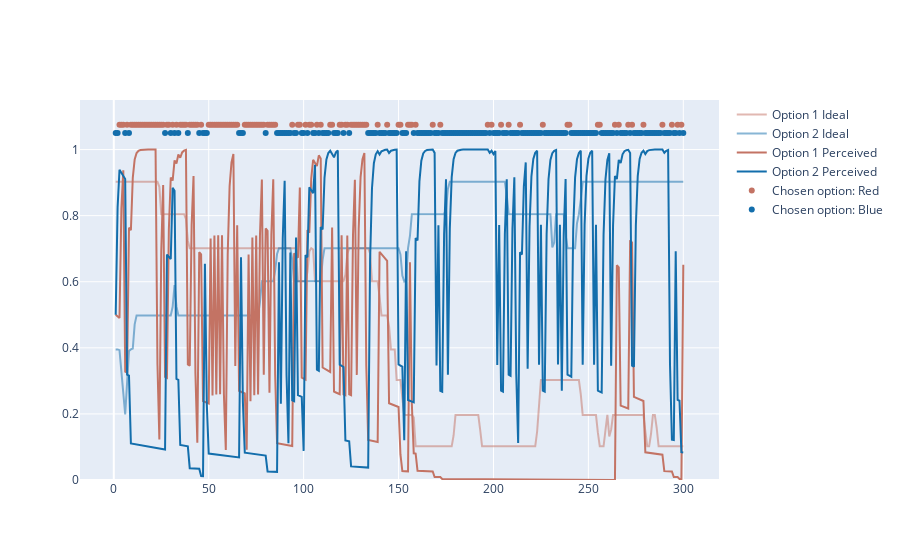
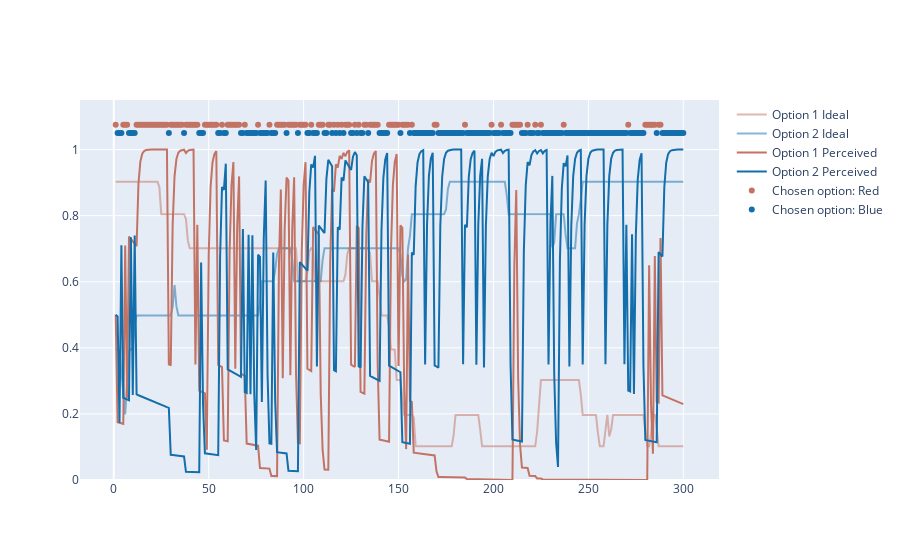

Notebook source saved alongside these figures, in order:
### Code cell
fig_before = create_fig_of_RL_experiment(chosen_options, q_table, p_red, p_blue)
alpha = 0.65
beta = 3
decay = 0.99
rng = np.random.default_rng()
for step in range(max_steps):
    chosen_option, option_prob_value, unchosen_option = choose_option(step, beta, rng)
    reward = get_reward(option_prob_value, rng)
    rewards[step] = reward
    chosen_options[step] = chosen_option
    if step+1 == max_steps:
        break
    q_table[chosen_option,step+1] = q_table[chosen_option,step]+alpha*(reward -q_table[chosen_option,step])
    q_table[unchosen_option,step+1] = decay*q_table[unchosen_option,step]
fig_after = create_fig_of_RL_experiment(chosen_options, q_table, p_red, p_blue)
fig_after.show()
fig_before.show()

### Figure 1 — Plotly figure (JSON) as saved in the notebook; plotly's stock layout.template omitted (floating-point values rounded to 4 significant figures; data arrays with more than 128 entries replaced by an {"elided": "..."} marker saying what was removed)
{"data": [{"line": {"color": "#C37364"}, "mode": "lines", "name": "Option 1 Ideal", "opacity": 0.5, "type": "scatter", "x": {"elided": "300 float values"}, "y": {"elided": "300 float values"}}, {"line": {"color": "#136EAC"}, "mode": "lines", "name": "Option 2 Ideal", "opacity": 0.5, "type": "scatter", "x": {"elided": "300 float values"}, "y": {"elided": "300 float values"}}, {"line": {"color": "#C37364"}, "mode": "lines", "name": "Option 1 Perceived", "opacity": 1, "type": "scatter", "x": {"elided": "300 float values"}, "y": {"elided": "300 float values"}}, {"line": {"color": "#136EAC"}, "mode": "lines", "name": "Option 2 Perceived", "opacity": 1, "type": "scatter", "x": {"elided": "300 float values"}, "y": {"elided": "300 float values"}}, {"marker": {"color": "#C37364", "size": 6}, "mode": "markers", "name": "Chosen option: Red", "type": "scatter", "x": [3, 4, 5, 7, 9, 10, 11, 12, 13, 14, 15, 16, 17, 18, 19, 20, 21, 22, 23, 24, 25, 26, 28, 29, 31, 33, 35, 36, 37, 38, 40, 41, 42, 43, 44, 46, 50, 51, 52, 53, 54, 55, 56, 57, 58, 59, 60, 61, 62, 63, 64, 65, 69, 70, 71, 72, 73, 74, 75, 76, 77, 78, 79, 81, 82, 83, 84, 85, 94, 97, 98, 101, 103, 104, 107, 109, 114, 115, 119, 120, 122, 123, 125, 126, 127, 128, 129, 130, 131, 132, 133, 139, 144, 150, 151, 155, 156, 157, 159, 168, 172, 197, 199, 204, 208, 214, 226, 239, 240, 255, 256, 264, 266, 271, 273, 279, 289, 294, 297, 299], "y": [1.075, 1.075, 1.075, 1.075, 1.075, 1.075, 1.075, 1.075, 1.075, 1.075, 1.075, 1.075, 1.075, 1.075, 1.075, 1.075, 1.075, 1.075, 1.075, 1.075, 1.075, 1.075, 1.075, 1.075, 1.075, 1.075, 1.075, 1.075, 1.075, 1.075, 1.075, 1.075, 1.075, 1.075, 1.075, 1.075, 1.075, 1.075, 1.075, 1.075, 1.075, 1.075, 1.075, 1.075, 1.075, 1.075, 1.075, 1.075, 1.075, 1.075, 1.075, 1.075, 1.075, 1.075, 1.075, 1.075, 1.075, 1.075, 1.075, 1.075, 1.075, 1.075, 1.075, 1.075, 1.075, 1.075, 1.075, 1.075, 1.075, 1.075, 1.075, 1.075, 1.075, 1.075, 1.075, 1.075, 1.075, 1.075, 1.075, 1.075, 1.075, 1.075, 1.075, 1.075, 1.075, 1.075, 1.075, 1.075, 1.075, 1.075, 1.075, 1.075, 1.075, 1.075, 1.075, 1.075, 1.075, 1.075, 1.075, 1.075, 1.075, 1.075, 1.075, 1.075, 1.075, 1.075, 1.075, 1.075, 1.075, 1.075, 1.075, 1.075, 1.075, 1.075, 1.075, 1.075, 1.075, 1.075, 1.075, 1.075]}, {"marker": {"color": "#136EAC", "size": 6}, "mode": "markers", "name": "Chosen option: Blue", "type": "scatter", "x": {"elided": "180 int values"}, "y": {"elided": "180 float values"}}], "layout": {"yaxis": {"range": [0, 1.15]}}}

### Figure 2 — Plotly figure (JSON) as saved in the notebook; plotly's stock layout.template omitted (floating-point values rounded to 4 significant figures; data arrays with more than 128 entries replaced by an {"elided": "..."} marker saying what was removed)
{"data": [{"line": {"color": "#C37364"}, "mode": "lines", "name": "Option 1 Ideal", "opacity": 0.5, "type": "scatter", "x": {"elided": "300 float values"}, "y": {"elided": "300 float values"}}, {"line": {"color": "#136EAC"}, "mode": "lines", "name": "Option 2 Ideal", "opacity": 0.5, "type": "scatter", "x": {"elided": "300 float values"}, "y": {"elided": "300 float values"}}, {"line": {"color": "#C37364"}, "mode": "lines", "name": "Option 1 Perceived", "opacity": 1, "type": "scatter", "x": {"elided": "300 float values"}, "y": {"elided": "300 float values"}}, {"line": {"color": "#136EAC"}, "mode": "lines", "name": "Option 2 Perceived", "opacity": 1, "type": "scatter", "x": {"elided": "300 float values"}, "y": {"elided": "300 float values"}}, {"marker": {"color": "#C37364", "size": 6}, "mode": "markers", "name": "Chosen option: Red", "type": "scatter", "x": [1, 5, 6, 7, 12, 13, 14, 15, 16, 17, 18, 19, 20, 21, 22, 23, 24, 25, 26, 27, 28, 30, 31, 32, 33, 34, 35, 36, 38, 39, 40, 41, 42, 43, 44, 48, 49, 50, 51, 52, 53, 54, 57, 60, 61, 62, 63, 64, 65, 66, 69, 76, 82, 86, 87, 88, 89, 90, 92, 93, 94, 95, 96, 98, 99, 100, 101, 104, 108, 109, 110, 113, 114, 116, 118, 120, 122, 123, 124, 127, 129, 132, 133, 135, 136, 137, 138, 139, 145, 146, 147, 148, 149, 150, 152, 153, 154, 155, 157, 169, 170, 185, 199, 204, 210, 211, 212, 213, 214, 218, 222, 225, 237, 271, 280, 281, 282, 283, 284, 285, 287, 288], "y": [1.075, 1.075, 1.075, 1.075, 1.075, 1.075, 1.075, 1.075, 1.075, 1.075, 1.075, 1.075, 1.075, 1.075, 1.075, 1.075, 1.075, 1.075, 1.075, 1.075, 1.075, 1.075, 1.075, 1.075, 1.075, 1.075, 1.075, 1.075, 1.075, 1.075, 1.075, 1.075, 1.075, 1.075, 1.075, 1.075, 1.075, 1.075, 1.075, 1.075, 1.075, 1.075, 1.075, 1.075, 1.075, 1.075, 1.075, 1.075, 1.075, 1.075, 1.075, 1.075, 1.075, 1.075, 1.075, 1.075, 1.075, 1.075, 1.075, 1.075, 1.075, 1.075, 1.075, 1.075, 1.075, 1.075, 1.075, 1.075, 1.075, 1.075, 1.075, 1.075, 1.075, 1.075, 1.075, 1.075, 1.075, 1.075, 1.075, 1.075, 1.075, 1.075, 1.075, 1.075, 1.075, 1.075, 1.075, 1.075, 1.075, 1.075, 1.075, 1.075, 1.075, 1.075, 1.075, 1.075, 1.075, 1.075, 1.075, 1.075, 1.075, 1.075, 1.075, 1.075, 1.075, 1.075, 1.075, 1.075, 1.075, 1.075, 1.075, 1.075, 1.075, 1.075, 1.075, 1.075, 1.075, 1.075, 1.075, 1.075, 1.075, 1.075]}, {"marker": {"color": "#136EAC", "size": 6}, "mode": "markers", "name": "Chosen option: Blue", "type": "scatter", "x": {"elided": "178 int values"}, "y": {"elided": "178 float values"}}], "layout": {"yaxis": {"range": [0, 1.15]}}}
